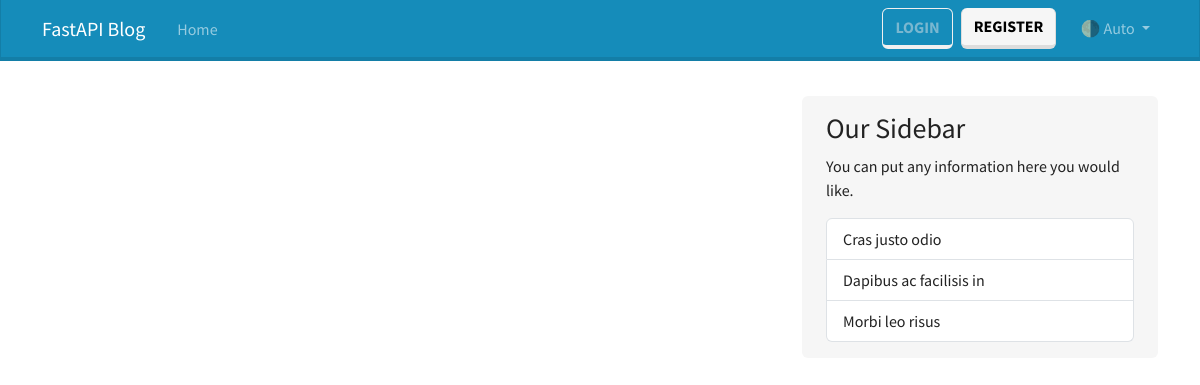
The app's page /posts, older data.
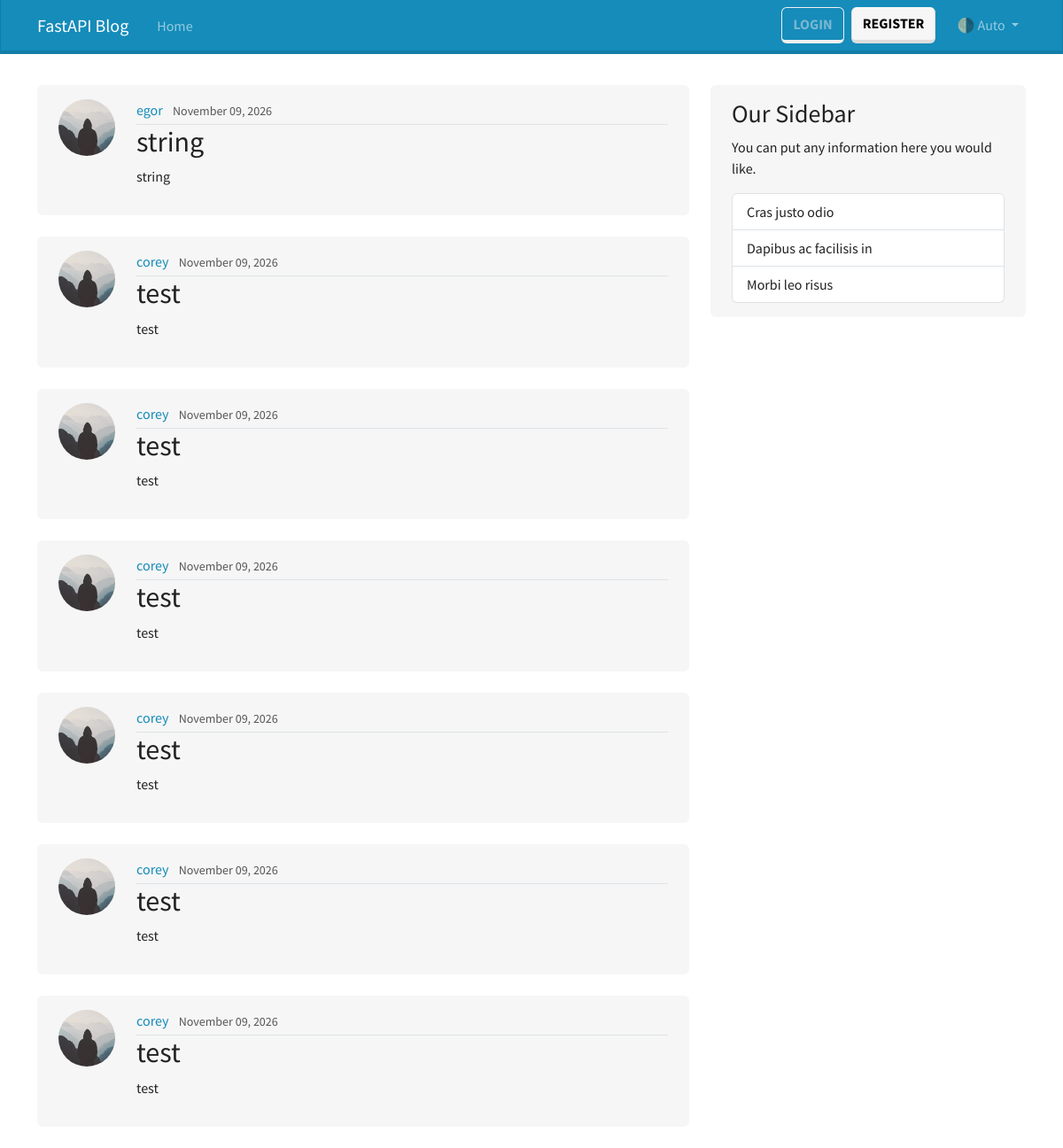
The same page, newer data.
### posts/models.py (models this page shows)
class Post(Base):
    __tablename__ = "posts"
    id: Mapped[int] = mapped_column(Integer, primary_key=True, index=True)
    title: Mapped[str] = mapped_column(String(50), nullable=False)
    content: Mapped[str] = mapped_column(Text, nullable=False)
    user_id: Mapped[int] = mapped_column(
        ForeignKey("users.id"), nullable=False, index=True
    )
    date_posted: Mapped[datetime] = mapped_column(
        DateTime(timezone=True), default=lambda: datetime.now(UTC)
    )
    author: Mapped["User"] = relationship(back_populates="posts")

### users/models.py (models this page shows, shortened)
class User(Base):
    __tablename__ = "users"
    id: Mapped[int] = mapped_column(Integer, primary_key=True, index=True)
    username: Mapped[str] = mapped_column(String(50), unique=True, nullable=False)
    email: Mapped[str] = mapped_column(String(120), unique=True, nullable=False)
    image_file: Mapped[str | None] = mapped_column(
        String(200), nullable=True, default=None
    )
    posts: Mapped[list["Post"]] = relationship(back_populates="author", cascade='all, delete-orphan')

### posts/pages.py (the view)
@router.get("/", name="home")
@router.get("/posts", name="posts")
def home(request: Request, db: Annotated[Session, Depends(get_db)]):
    result = db.execute(select(Post))
    posts = result.scalars().all()
    context = {"posts": posts, "title": "Home"}
    return templates.TemplateResponse(request, "home.html", context=context)

### templates/home.html
{% extends "layout.html" %} {% block content %} {% for post in posts %}
<article class="d-flex gap-4 py-3 px-4 mb-4 bg-body-tertiary rounded">
  <img
    class="rounded-circle article-img flex-shrink-0"
    src="{{ post.author.image_path }}"
    alt="{{ post.author.username }}'s profile picture"
    width="64"
    height="64"
    loading="lazy"
  />
  <div class="flex-grow-1">
    <div class="border-bottom pb-1">
      <a
        class="me-2 text-decoration-none"
        href="{{ url_for('user_posts', user_id=post.author.id) }}"
      >
        {{ post.author.username }}
      </a>
      <small class="text-body-secondary"
        >{{ post.date_posted.strftime('%B %d, %Y') }}</small
      >
    </div>
    <h2>
      <a
        class="article-title text-reset link-primary text-decoration-none"
        href="{{ url_for('post_page', post_id=post.id) }}"
      >
        {{ post.title | default("Title hasn't been set") }}
      </a>
    </h2>
    <p class="article-content">{{ post.content }}</p>
  </div>
</article>
{% endfor %} {% endblock content %}

### templates/layout.html (shortened to what this page needs)
<!doctype html>
<html lang="en">
  <head>
    <link
      href="https://cdn.jsdelivr.net/npm/bootstrap@5.3.3/dist/css/bootstrap.min.css"
      rel="stylesheet"
    />
    <link
      rel="stylesheet"
      href="https://cdn.jsdelivr.net/npm/bootswatch@5.3.3/dist/lumen/bootstrap.min.css"
    />
  </head>
  <body class="d-flex flex-column min-vh-100">
    <header>
      <nav
        class="navbar navbar-expand-md bg-primary fixed-top"
        data-bs-theme="dark"
      >
        <div class="container">
          <a class="navbar-brand me-4" href="{{ url_for('home') }}"
            >FastAPI Blog</a
          >
          <div class="collapse navbar-collapse" id="navbarColor01">
            <ul class="navbar-nav me-auto">
              <li class="nav-item">
                <a class="nav-link" href="{{ url_for('home') }}">Home </a>
              </li>
            </ul>
            <div class="navbar-nav">
              <a class="btn btn-outline-secondary mb-2 mb-md-0 me-md-2" href="#"
                >Login</a
              >
              <a class="btn btn-light mb-2 mb-md-0 me-md-3" href="#"
                >Register</a
              >
              <div class="nav-item dropdown">
                <a
                  class="nav-link dropdown-toggle"
                  href="#"
                  role="button"
                  id="bd-theme"
                  data-bs-toggle="dropdown"
                  aria-expanded="false"
                >
                  <span id="bd-theme-text">🌗 Auto</span>
                </a>
              </div>
            </div>
          </div>
        </div>
      </nav>
    </header>
    <main class="container" style="padding-top: 6rem">
      <div class="row">
        <div class="col-md-8">{% block content %} {% endblock content %}</div>
        <aside class="col-md-4">
          <div
            class="content-section py-3 px-4 mb-4 mt-md-0 mt-3 bg-body-tertiary rounded"
          >
            <h3>Our Sidebar</h3>
            <p>You can put any information here you would like.</p>
            <ul class="list-group">
              <li
                class="list-group-item d-flex justify-content-between align-items-center"
              >
                Cras justo odio
              </li>
              <li
                class="list-group-item d-flex justify-content-between align-items-center"
              >
                Dapibus ac facilisis in
              </li>
              <li
                class="list-group-item d-flex justify-content-between align-items-center"
              >
                Morbi leo risus
              </li>
            </ul>
          </div>
        </aside>
      </div>
    </main>
  </body>
</html>

Row changes from the older to the newer data that the page shows:
added Post: author.username "egor", date_posted "November 09, 2026", title "string", content "string"
added Post: author.username "corey", date_posted "November 09, 2026", title "test", content "test"
added Post: author.username "corey", date_posted "November 09, 2026", title "test", content "test"
added Post: author.username "corey", date_posted "November 09, 2026", title "test", content "test"
added Post: author.username "corey", date_posted "November 09, 2026", title "test", content "test"
added Post: author.username "corey", date_posted "November 09, 2026", title "test", content "test"
added Post: author.username "corey", date_posted "November 09, 2026", title "test", content "test"
